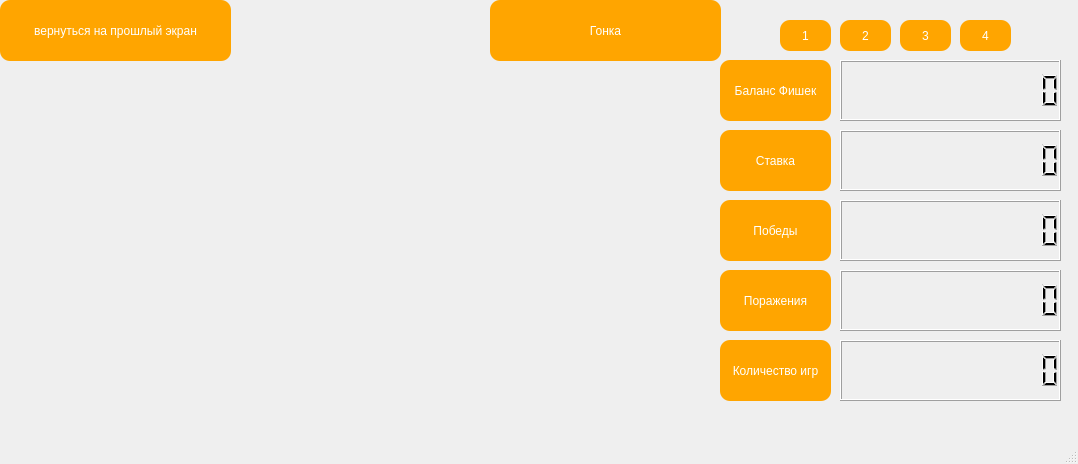
<?xml version="1.0" encoding="UTF-8"?>
<ui version="4.0">
 <class>HorseRacingGame</class>
 <widget class="QMainWindow" name="HorseRacingGame">
  <property name="geometry">
   <rect>
    <x>0</x>
    <y>0</y>
    <width>1078</width>
    <height>464</height>
   </rect>
  </property>
  <property name="sizePolicy">
   <sizepolicy hsizetype="Preferred" vsizetype="Preferred">
    <horstretch>0</horstretch>
    <verstretch>0</verstretch>
   </sizepolicy>
  </property>
  <property name="windowTitle">
   <string>MainWindow</string>
  </property>
  <property name="styleSheet">
   <string notr="true">QMainWindow
{

	
	background-image: url(:/source/resource/i.png);
	backgroung-size: cover;

}</string>
  </property>
  <widget class="QWidget" name="centralwidget">
   <widget class="QPushButton" name="pushButton">
    <property name="geometry">
     <rect>
      <x>0</x>
      <y>0</y>
      <width>231</width>
      <height>61</height>
     </rect>
    </property>
    <property name="styleSheet">
     <string notr="true">QPushButton
{
border:none;
color:white;
background-color:orange;
font: 600 10.5pt &quot;Liberation Serif&quot;;
position: absolute;
border-radius: 10px;
}
QPushButton:Hover
{
    background-color:rgb(255,145,0);
	border-radius: 10px;
}
QPushButton:pressed
{
	background-color:rgb(0,12,0);
	color:rgb(0,255,0);
	border-radius: 10px;
	
}</string>
    </property>
    <property name="text">
     <string>вернуться на прошлый экран</string>
    </property>
   </widget>
   <widget class="QLabel" name="statuslabel1">
    <property name="geometry">
     <rect>
      <x>250</x>
      <y>0</y>
      <width>221</width>
      <height>61</height>
     </rect>
    </property>
    <property name="text">
     <string/>
    </property>
   </widget>
   <widget class="QPushButton" name="pushButton_2">
    <property name="geometry">
     <rect>
      <x>490</x>
      <y>0</y>
      <width>231</width>
      <height>61</height>
     </rect>
    </property>
    <property name="styleSheet">
     <string notr="true">QPushButton
{
border:none;
color:white;
background-color:orange;
font: 600 10.5pt &quot;Liberation Serif&quot;;
position: absolute;
border-radius: 10px;
}
QPushButton:Hover
{
    background-color:rgb(255,145,0);
	border-radius: 10px;
}
QPushButton:pressed
{
	background-color:rgb(0,12,0);
	color:rgb(0,255,0);
	border-radius: 10px;
	
}</string>
    </property>
    <property name="text">
     <string>Гонка</string>
    </property>
   </widget>
   <widget class="QPushButton" name="pushButton_3">
    <property name="geometry">
     <rect>
      <x>780</x>
      <y>20</y>
      <width>51</width>
      <height>31</height>
     </rect>
    </property>
    <property name="styleSheet">
     <string notr="true">QPushButton
{
border:none;
color:white;
background-color:orange;
font: 600 10.5pt &quot;Liberation Serif&quot;;
position: absolute;
border-radius: 10px;
}
QPushButton:Hover
{
    background-color:rgb(255,145,0);
	border-radius: 10px;
}
QPushButton:pressed
{
	background-color:rgb(0,12,0);
	color:rgb(0,255,0);
	border-radius: 10px;
	
}</string>
    </property>
    <property name="text">
     <string>1</string>
    </property>
   </widget>
   <widget class="QPushButton" name="pushButton_4">
    <property name="geometry">
     <rect>
      <x>840</x>
      <y>20</y>
      <width>51</width>
      <height>31</height>
     </rect>
    </property>
    <property name="styleSheet">
     <string notr="true">QPushButton
{
border:none;
color:white;
background-color:orange;
font: 600 10.5pt &quot;Liberation Serif&quot;;
position: absolute;
border-radius: 10px;
}
QPushButton:Hover
{
    background-color:rgb(255,145,0);
	border-radius: 10px;
}
QPushButton:pressed
{
	background-color:rgb(0,12,0);
	color:rgb(0,255,0);
	border-radius: 10px;
	
}</string>
    </property>
    <property name="text">
     <string>2</string>
    </property>
   </widget>
   <widget class="QPushButton" name="pushButton_5">
    <property name="geometry">
     <rect>
      <x>960</x>
      <y>20</y>
      <width>51</width>
      <height>31</height>
     </rect>
    </property>
    <property name="styleSheet">
     <string notr="true">QPushButton
{
border:none;
color:white;
background-color:orange;
font: 600 10.5pt &quot;Liberation Serif&quot;;
position: absolute;
border-radius: 10px;
}
QPushButton:Hover
{
    background-color:rgb(255,145,0);
	border-radius: 10px;
}
QPushButton:pressed
{
	background-color:rgb(0,12,0);
	color:rgb(0,255,0);
	border-radius: 10px;
	
}</string>
    </property>
    <property name="text">
     <string>4</string>
    </property>
   </widget>
   <widget class="QPushButton" name="pushButton_6">
    <property name="geometry">
     <rect>
      <x>900</x>
      <y>20</y>
      <width>51</width>
      <height>31</height>
     </rect>
    </property>
    <property name="styleSheet">
     <string notr="true">QPushButton
{
border:none;
color:white;
background-color:orange;
font: 600 10.5pt &quot;Liberation Serif&quot;;
position: absolute;
border-radius: 10px;
}
QPushButton:Hover
{
    background-color:rgb(255,145,0);
	border-radius: 10px;
}
QPushButton:pressed
{
	background-color:rgb(0,12,0);
	color:rgb(0,255,0);
	border-radius: 10px;
	
}</string>
    </property>
    <property name="text">
     <string>3</string>
    </property>
   </widget>
   <widget class="QPushButton" name="pushButton_7">
    <property name="geometry">
     <rect>
      <x>720</x>
      <y>60</y>
      <width>111</width>
      <height>61</height>
     </rect>
    </property>
    <property name="styleSheet">
     <string notr="true">QPushButton
{
border:none;
color:white;
background-color:orange;
font: 600 10.5pt &quot;Liberation Serif&quot;;
position: absolute;
border-radius: 10px;
}
QPushButton:Hover
{
    background-color:rgb(255,145,0);
	border-radius: 10px;
}
QPushButton:pressed
{
	background-color:rgb(0,12,0);
	color:rgb(0,255,0);
	border-radius: 10px;
	
}</string>
    </property>
    <property name="text">
     <string>Баланс Фишек</string>
    </property>
   </widget>
   <widget class="QLCDNumber" name="lcdNumber">
    <property name="geometry">
     <rect>
      <x>840</x>
      <y>60</y>
      <width>221</width>
      <height>61</height>
     </rect>
    </property>
    <property name="digitCount">
     <number>12</number>
    </property>
   </widget>
   <widget class="QPushButton" name="pushButton_8">
    <property name="geometry">
     <rect>
      <x>720</x>
      <y>130</y>
      <width>111</width>
      <height>61</height>
     </rect>
    </property>
    <property name="styleSheet">
     <string notr="true">QPushButton
{
border:none;
color:white;
background-color:orange;
font: 600 10.5pt &quot;Liberation Serif&quot;;
position: absolute;
border-radius: 10px;
}
QPushButton:Hover
{
    background-color:rgb(255,145,0);
	border-radius: 10px;
}
QPushButton:pressed
{
	background-color:rgb(0,12,0);
	color:rgb(0,255,0);
	border-radius: 10px;
	
}</string>
    </property>
    <property name="text">
     <string>Ставка</string>
    </property>
   </widget>
   <widget class="QLCDNumber" name="lcdNumber_2">
    <property name="geometry">
     <rect>
      <x>840</x>
      <y>130</y>
      <width>221</width>
      <height>61</height>
     </rect>
    </property>
    <property name="digitCount">
     <number>12</number>
    </property>
   </widget>
   <widget class="QPushButton" name="pushButton_9">
    <property name="geometry">
     <rect>
      <x>720</x>
      <y>200</y>
      <width>111</width>
      <height>61</height>
     </rect>
    </property>
    <property name="styleSheet">
     <string notr="true">QPushButton
{
border:none;
color:white;
background-color:orange;
font: 600 10.5pt &quot;Liberation Serif&quot;;
position: absolute;
border-radius: 10px;
}
QPushButton:Hover
{
    background-color:rgb(255,145,0);
	border-radius: 10px;
}
QPushButton:pressed
{
	background-color:rgb(0,12,0);
	color:rgb(0,255,0);
	border-radius: 10px;
	
}</string>
    </property>
    <property name="text">
     <string>Победы</string>
    </property>
   </widget>
   <widget class="QLCDNumber" name="lcdNumber_3">
    <property name="geometry">
     <rect>
      <x>840</x>
      <y>200</y>
      <width>221</width>
      <height>61</height>
     </rect>
    </property>
    <property name="digitCount">
     <number>12</number>
    </property>
   </widget>
   <widget class="QPushButton" name="pushButton_10">
    <property name="geometry">
     <rect>
      <x>720</x>
      <y>270</y>
      <width>111</width>
      <height>61</height>
     </rect>
    </property>
    <property name="styleSheet">
     <string notr="true">QPushButton
{
border:none;
color:white;
background-color:orange;
font: 600 10.5pt &quot;Liberation Serif&quot;;
position: absolute;
border-radius: 10px;
}
QPushButton:Hover
{
    background-color:rgb(255,145,0);
	border-radius: 10px;
}
QPushButton:pressed
{
	background-color:rgb(0,12,0);
	color:rgb(0,255,0);
	border-radius: 10px;
	
}</string>
    </property>
    <property name="text">
     <string>Поражения</string>
    </property>
   </widget>
   <widget class="QLCDNumber" name="lcdNumber_4">
    <property name="geometry">
     <rect>
      <x>840</x>
      <y>270</y>
      <width>221</width>
      <height>61</height>
     </rect>
    </property>
    <property name="digitCount">
     <number>12</number>
    </property>
   </widget>
   <widget class="QPushButton" name="pushButton_11">
    <property name="geometry">
     <rect>
      <x>720</x>
      <y>340</y>
      <width>111</width>
      <height>61</height>
     </rect>
    </property>
    <property name="styleSheet">
     <string notr="true">QPushButton
{
border:none;
color:white;
background-color:orange;
font: 600 10.5pt &quot;Liberation Serif&quot;;
position: absolute;
border-radius: 10px;
}
QPushButton:Hover
{
    background-color:rgb(255,145,0);
	border-radius: 10px;
}
QPushButton:pressed
{
	background-color:rgb(0,12,0);
	color:rgb(0,255,0);
	border-radius: 10px;
	
}</string>
    </property>
    <property name="text">
     <string>Количество игр</string>
    </property>
   </widget>
   <widget class="QLCDNumber" name="lcdNumber_5">
    <property name="geometry">
     <rect>
      <x>840</x>
      <y>340</y>
      <width>221</width>
      <height>61</height>
     </rect>
    </property>
    <property name="digitCount">
     <number>12</number>
    </property>
   </widget>
  </widget>
  <widget class="QMenuBar" name="menubar">
   <property name="geometry">
    <rect>
     <x>0</x>
     <y>0</y>
     <width>1078</width>
     <height>21</height>
    </rect>
   </property>
  </widget>
  <widget class="QStatusBar" name="statusbar"/>
 </widget>
 <resources/>
 <connections/>
</ui>
